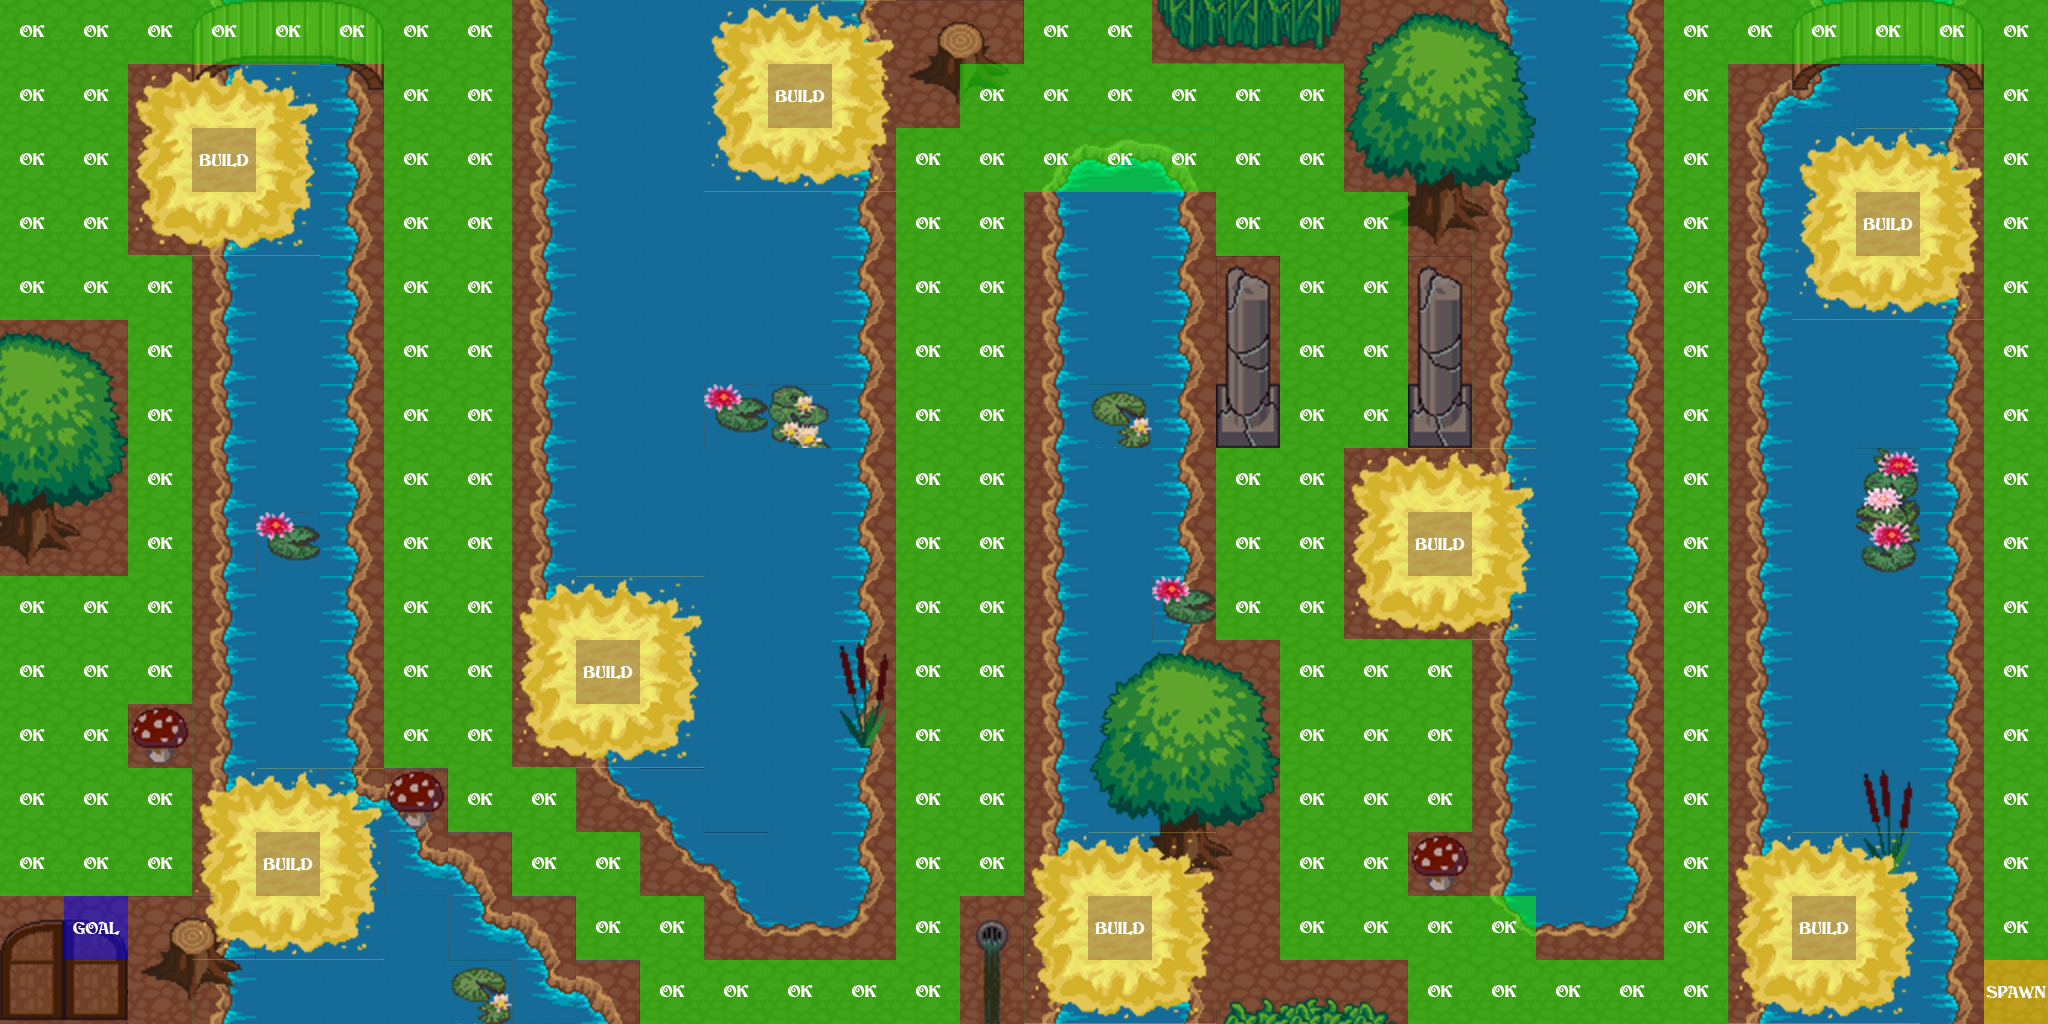

Tiled map render using the project's own tile images. Description and the map definition, with tile-layer contents summarised, below:
An orthogonal 32x16 tile map with 64x64 px tiles, 1 tile layer (AI), 5 hidden layers not drawn, 2 tilesets, 1 image layer.

<map version="1.0" orientation="orthogonal" renderorder="right-down" width="32" height="16" tilewidth="64" tileheight="64">
 <tileset firstgid="1" name="AI" tilewidth="64" tileheight="64">
  <image source="AI-DATA.png" width="256" height="256" />
 </tileset>
 <tileset firstgid="17" name="terrain_atlas2" tilewidth="64" tileheight="64">
  <image source="terrain_atlas2.png" width="2048" height="2048" />
 </tileset>
 <layer name="Terrain" width="32" height="16" visible="0">
  <data>[512 cells, 512 non-empty, 1 distinct tile ids]</data>
 </layer>
 <layer name="dirt" width="32" height="16" visible="0">
  <data>[512 cells, 383 non-empty, 1 distinct tile ids]</data>
 </layer>
 <layer name="edges" width="32" height="16" visible="0">
  <data>[512 cells, 164 non-empty, 13 distinct tile ids]</data>
 </layer>
 <layer name="objects" width="32" height="16" visible="0">
  <data>[512 cells, 85 non-empty, 45 distinct tile ids]</data>
 </layer>
 <layer name="build" width="32" height="16" visible="0">
  <data>[512 cells, 72 non-empty, 9 distinct tile ids]</data>
 </layer>
 <imagelayer name="Terrain">
  <image source="level3.png" />
 </imagelayer>
 <layer name="AI" width="32" height="16">
  <data>[512 cells, 185 non-empty, 4 distinct tile ids]</data>
 </layer>
</map>
